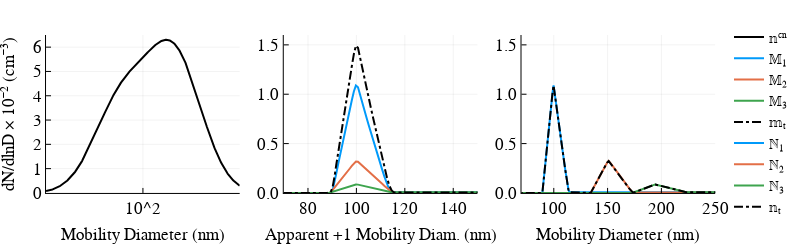

Notebook source saved alongside this figure:
### Markdown cell above
## Block 6. Visualize Results

### Code cell
figure("Helvetica", 2, 5.5, 1.7, 8)

# Get a list of colors from the theme palette
p = Plots.get_color_palette(:auto, default(:bgcolor), 100)

# Size distribution
pre = 1e-2
p1 = plot(𝕟ᶜⁿ.Dp, pre*𝕟ᶜⁿ.S, xaxis = :log10, xticks = [10, 100, 1000], ylabel = "dN/dlnD × 10⁻² (cm⁻³)", 
    label = "𝕟ᶜⁿ", color = :black,left_margin = 20px, xlabel = "Mobility Diameter (nm)",
    ylim = (0,6.5))

# Mobility distribution
p2 = plot(𝕄[1].Dp,pre*𝕄[1].S,  xlim = (70,150), label = "𝕄₁", xtick = [80,100,120, 140],
     ytick = [0,0.5,1, 1.5], ylim = (0,1.6), xlabel = "Apparent +1 Mobility Diam. (nm)")
p2 = plot!(𝕄[2].Dp,pre*𝕄[2].S, label = "𝕄₂")   
p3 = plot!(𝕄[3].Dp,pre*𝕄[3].S, label = "𝕄₃")   
p2 = plot!(𝕞ₜ.Dp,pre*𝕞ₜ.S, ls = :dashdot, color = :black, label = "𝕞ₜ")   

# Size distribution
p3 = plot(ℕ[1].Dp,pre*ℕ[1].S, xlim = (70,250), label = "ℕ₁", ytick = [0,0.5,1,1.5],
     xlabel = "Mobility Diameter (nm)", ylim = (0,1.6))
p3 = plot!(ℕ[2].Dp,pre*ℕ[2].S, label = "ℕ₂")   
p3 = plot!(ℕ[3].Dp,pre*ℕ[3].S, label = "ℕ₃")   
p3 = plot!(𝕟ₜ.Dp,pre*𝕟ₜ.S, ls = :dashdot, color = :black, label = "𝕟ₜ", right_margin = 15px)   

plot(p1,p2,p3, layout = grid(1,3), legend=:right, top_margin = 18px, lw = 2)

### Figure 1 — Plotly figure (JSON) as saved in the notebook; plotly's stock layout.template omitted (floating-point values rounded to 4 significant figures; data arrays with more than 128 entries replaced by an {"elided": "..."} marker saying what was removed)
{"data": [{"colorbar": {"title": ""}, "legendgroup": "𝕟ᶜⁿ", "line": {"color": "rgba(0, 0, 0, 1.000)", "dash": "solid", "shape": "linear", "width": 2}, "mode": "lines", "name": "𝕟ᶜⁿ", "showlegend": true, "type": "scatter", "x": {"elided": "512 float values"}, "xaxis": "x1", "y": {"elided": "512 float values"}, "yaxis": "y1"}, {"colorbar": {"title": ""}, "legendgroup": "𝕄₁", "line": {"color": "rgba(0, 154, 250, 1.000)", "dash": "solid", "shape": "linear", "width": 2}, "mode": "lines", "name": "𝕄₁", "showlegend": true, "type": "scatter", "x": {"elided": "512 float values"}, "xaxis": "x2", "y": {"elided": "512 float values"}, "yaxis": "y2"}, {"colorbar": {"title": ""}, "legendgroup": "𝕄₂", "line": {"color": "rgba(227, 111, 71, 1.000)", "dash": "solid", "shape": "linear", "width": 2}, "mode": "lines", "name": "𝕄₂", "showlegend": true, "type": "scatter", "x": {"elided": "512 float values"}, "xaxis": "x2", "y": {"elided": "512 float values"}, "yaxis": "y2"}, {"colorbar": {"title": ""}, "legendgroup": "𝕄₃", "line": {"color": "rgba(62, 164, 78, 1.000)", "dash": "solid", "shape": "linear", "width": 2}, "mode": "lines", "name": "𝕄₃", "showlegend": true, "type": "scatter", "x": {"elided": "512 float values"}, "xaxis": "x2", "y": {"elided": "512 float values"}, "yaxis": "y2"}, {"colorbar": {"title": ""}, "legendgroup": "𝕞ₜ", "line": {"color": "rgba(0, 0, 0, 1.000)", "dash": "dashdot", "shape": "linear", "width": 2}, "mode": "lines", "name": "𝕞ₜ", "showlegend": true, "type": "scatter", "x": {"elided": "512 float values"}, "xaxis": "x2", "y": {"elided": "512 float values"}, "yaxis": "y2"}, {"colorbar": {"title": ""}, "legendgroup": "ℕ₁", "line": {"color": "rgba(0, 154, 250, 1.000)", "dash": "solid", "shape": "linear", "width": 2}, "mode": "lines", "name": "ℕ₁", "showlegend": true, "type": "scatter", "x": {"elided": "512 float values"}, "xaxis": "x3", "y": {"elided": "512 float values"}, "yaxis": "y3"}, {"colorbar": {"title": ""}, "legendgroup": "ℕ₂", "line": {"color": "rgba(227, 111, 71, 1.000)", "dash": "solid", "shape": "linear", "width": 2}, "mode": "lines", "name": "ℕ₂", "showlegend": true, "type": "scatter", "x": {"elided": "512 float values"}, "xaxis": "x3", "y": {"elided": "512 float values"}, "yaxis": "y3"}, {"colorbar": {"title": ""}, "legendgroup": "ℕ₃", "line": {"color": "rgba(62, 164, 78, 1.000)", "dash": "solid", "shape": "linear", "width": 2}, "mode": "lines", "name": "ℕ₃", "showlegend": true, "type": "scatter", "x": {"elided": "512 float values"}, "xaxis": "x3", "y": {"elided": "512 float values"}, "yaxis": "y3"}, {"colorbar": {"title": ""}, "legendgroup": "𝕟ₜ", "line": {"color": "rgba(0, 0, 0, 1.000)", "dash": "dashdot", "shape": "linear", "width": 2}, "mode": "lines", "name": "𝕟ₜ", "showlegend": true, "type": "scatter", "x": {"elided": "512 float values"}, "xaxis": "x3", "y": {"elided": "512 float values"}, "yaxis": "y3"}], "layout": {"annotations": [], "height": 244.8, "legend": {"bgcolor": "rgba(255, 255, 255, 1.000)", "bordercolor": "rgba(0, 0, 0, 1.000)", "font": {"color": "rgba(0, 0, 0, 1.000)", "family": "Helvetica", "size": 14}, "tracegroupgap": 0, "x": 1, "y": 0.5}, "margin": {"b": 20, "l": 0, "r": 0, "t": 20}, "paper_bgcolor": "rgba(255, 255, 255, 1.000)", "plot_bgcolor": "rgba(255, 255, 255, 1.000)", "showlegend": true, "width": 792, "xaxis1": {"anchor": "y1", "domain": [0.06313, 0.3288], "gridcolor": "rgba(0, 0, 0, 0.100)", "gridwidth": 0.5, "linecolor": "rgba(0, 0, 0, 1.000)", "mirror": false, "range": [1.002, 2.997], "showgrid": true, "showline": true, "showticklabels": true, "tickangle": 0, "tickcolor": "rgb(0, 0, 0)", "tickfont": {"color": "rgba(0, 0, 0, 1.000)", "family": "Helvetica", "size": 17}, "tickmode": "array", "ticks": "inside", "ticktext": ["10^2"], "tickvals": [100], "title": "Mobility Diameter (nm)", "titlefont": {"color": "rgba(0, 0, 0, 1.000)", "family": "Helvetica", "size": 17}, "type": "log", "visible": true, "zeroline": false, "zerolinecolor": "rgba(0, 0, 0, 1.000)"}, "xaxis2": {"anchor": "y2", "domain": [0.3893, 0.6549], "gridcolor": "rgba(0, 0, 0, 0.100)", "gridwidth": 0.5, "linecolor": "rgba(0, 0, 0, 1.000)", "mirror": false, "range": [70, 150], "showgrid": true, "showline": true, "showticklabels": true, "tickangle": 0, "tickcolor": "rgb(0, 0, 0)", "tickfont": {"color": "rgba(0, 0, 0, 1.000)", "family": "Helvetica", "size": 17}, "tickmode": "array", "ticks": "inside", "ticktext": ["80", "100", "120", "140"], "tickvals": [80, 100, 120, 140], "title": "Apparent +1 Mobility Diam. (nm)", "titlefont": {"color": "rgba(0, 0, 0, 1.000)", "family": "Helvetica", "size": 17}, "type": "-", "visible": true, "zeroline": false, "zerolinecolor": "rgba(0, 0, 0, 1.000)"}, "xaxis3": {"anchor": "y3", "domain": [0.7154, 0.9811], "gridcolor": "rgba(0, 0, 0, 0.100)", "gridwidth": 0.5, "linecolor": "rgba(0, 0, 0, 1.000)", "mirror": false, "range": [70, 250], "showgrid": true, "showline": true, "showticklabels": true, "tickangle": 0, "tickcolor": "rgb(0, 0, 0)", "tickfont": {"color": "rgba(0, 0, 0, 1.000)", "family": "Helvetica", "size": 17}, "tickmode": "array", "ticks": "inside", "ticktext": ["100", "150", "200", "250"], "tickvals": [100, 150, 200, 250], "title": "Mobility Diameter (nm)", "titlefont": {"color": "rgba(0, 0, 0, 1.000)", "family": "Helvetica", "size": 17}, "type": "-", "visible": true, "zeroline": false, "zerolinecolor": "rgba(0, 0, 0, 1.000)"}, "yaxis1": {"anchor": "x1", "domain": [0.1522, 0.9265], "gridcolor": "rgba(0, 0, 0, 0.100)", "gridwidth": 0.5, "linecolor": "rgba(0, 0, 0, 1.000)", "mirror": false, "range": [0, 6.5], "showgrid": true, "showline": true, "showticklabels": true, "tickangle": 0, "tickcolor": "rgb(0, 0, 0)", "tickfont": {"color": "rgba(0, 0, 0, 1.000)", "family": "Helvetica", "size": 17}, "tickmode": "array", "ticks": "inside", "ticktext": ["0", "1", "2", "3", "4", "5", "6"], "tickvals": [0, 1, 2, 3, 4, 5, 6], "title": "dN/dlnD × 10⁻² (cm⁻³)", "titlefont": {"color": "rgba(0, 0, 0, 1.000)", "family": "Helvetica", "size": 17}, "type": "-", "visible": true, "zeroline": false, "zerolinecolor": "rgba(0, 0, 0, 1.000)"}, "yaxis2": {"anchor": "x2", "domain": [0.1522, 0.9265], "gridcolor": "rgba(0, 0, 0, 0.100)", "gridwidth": 0.5, "linecolor": "rgba(0, 0, 0, 1.000)", "mirror": false, "range": [0, 1.6], "showgrid": true, "showline": true, "showticklabels": true, "tickangle": 0, "tickcolor": "rgb(0, 0, 0)", "tickfont": {"color": "rgba(0, 0, 0, 1.000)", "family": "Helvetica", "size": 17}, "tickmode": "array", "ticks": "inside", "ticktext": ["0.0", "0.5", "1.0", "1.5"], "tickvals": [0, 0.5, 1, 1.5], "title": "", "titlefont": {"color": "rgba(0, 0, 0, 1.000)", "family": "Helvetica", "size": 17}, "type": "-", "visible": true, "zeroline": false, "zerolinecolor": "rgba(0, 0, 0, 1.000)"}, "yaxis3": {"anchor": "x3", "domain": [0.1522, 0.9265], "gridcolor": "rgba(0, 0, 0, 0.100)", "gridwidth": 0.5, "linecolor": "rgba(0, 0, 0, 1.000)", "mirror": false, "range": [0, 1.6], "showgrid": true, "showline": true, "showticklabels": true, "tickangle": 0, "tickcolor": "rgb(0, 0, 0)", "tickfont": {"color": "rgba(0, 0, 0, 1.000)", "family": "Helvetica", "size": 17}, "tickmode": "array", "ticks": "inside", "ticktext": ["0.0", "0.5", "1.0", "1.5"], "tickvals": [0, 0.5, 1, 1.5], "title": "", "titlefont": {"color": "rgba(0, 0, 0, 1.000)", "family": "Helvetica", "size": 17}, "type": "-", "visible": true, "zeroline": false, "zerolinecolor": "rgba(0, 0, 0, 1.000)"}}}
